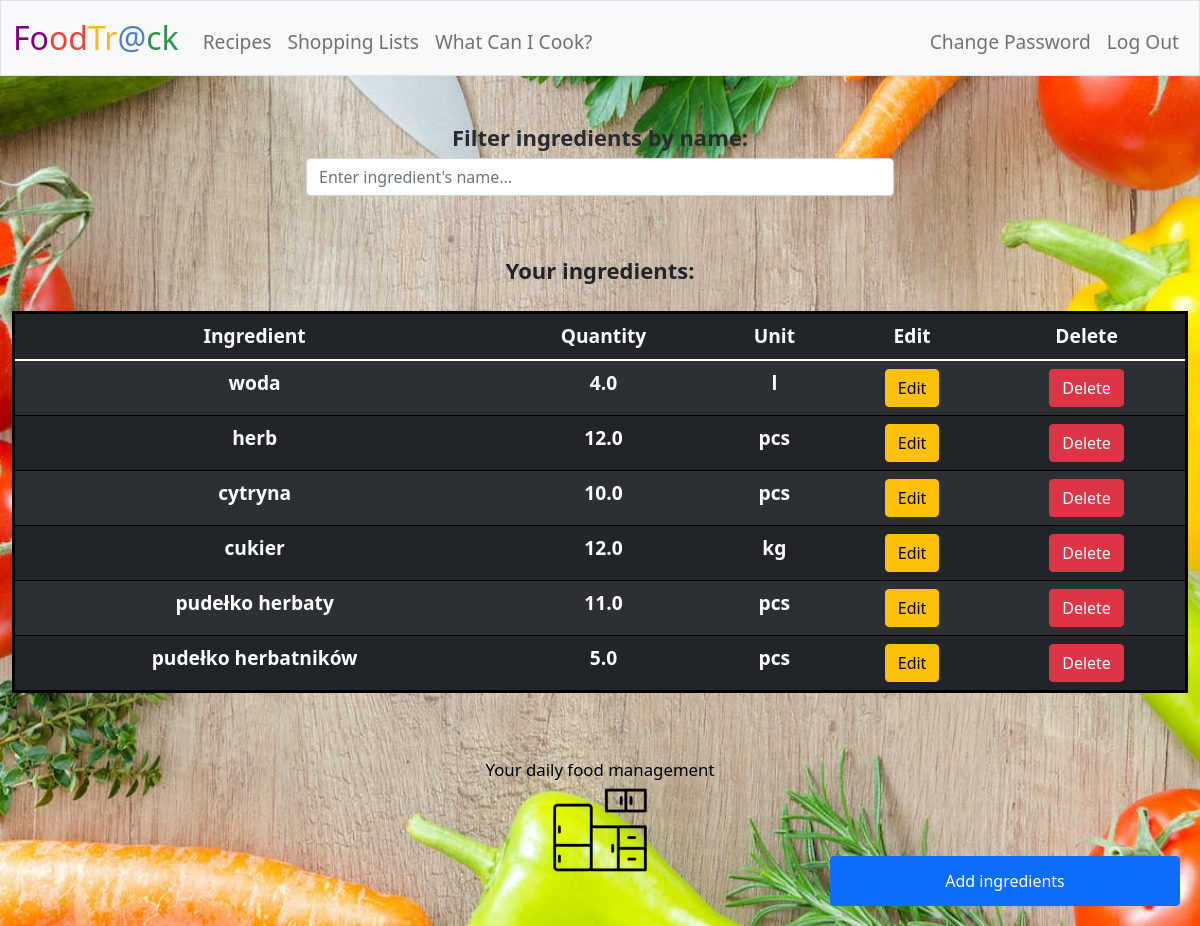
The page / (signed in) on the database its author committed.
### tables this page shows
CREATE TABLE ingredients (
    id INTEGER PRIMARY KEY AUTOINCREMENT NOT NULL,
    name VARCHAR NOT NULL,
    unit VARCHAR DEFAULT "pcs" NOT NULL,
    UNIQUE(name, unit));

CREATE TABLE fridges (
    id INTEGER PRIMARY KEY AUTOINCREMENT NOT NULL,
    user_id INTEGER NOT NULL,
    ingredient_id INTEGER UNIQUE NOT NULL,
    quantity REAL DEFAULT 1 NOT NULL,
        FOREIGN KEY(user_id) REFERENCES users(id),
        FOREIGN KEY(ingredient_id) REFERENCES ingredients(id),
        UNIQUE(user_id, ingredient_id));

### app.py (the view, shortened to what this page needs)
@app.route("/", methods = ["GET", "POST"])
@login_required
def index():
    user_id = session["user_id"]
    if request.method == "GET":
        fridge_db = db.execute("SELECT ingredient_id, quantity FROM fridges WHERE user_id = ?", user_id)
        content_db = []
        for item in range(len(fridge_db)):
            content = db.execute("SELECT name, unit FROM ingredients WHERE id = ?", \
                                fridge_db[item]["ingredient_id"])[0]
            content["quantity"] = fridge_db[item]["quantity"]
            content_db.append(content)
        return render_template("index.html", content_db=content_db, items=range(len(content_db)), fridge_db=fridge_db)

### app.py (called while the page is built)
@app.after_request
def after_request(response):
    response.headers["Cache-Control"] = "no-cache, no-store, must-revalidate"
    response.headers["Expires"] = 0
    response.headers["Pragma"] = "no-cache"
    return response

### helpers.py (called while the page is built)
def login_required(f):
    @wraps(f)
    def decorated_function(*args, **kwargs):
        if session.get("user_id") is None:
            return redirect("/login")
        return f(*args, **kwargs)
    return decorated_function

### templates/index.html (shortened to what this page needs)
{% extends "layout.html" %}
{% block main %}
<label id="filter" for="myInput"><h4 id="filter"><strong>Filter ingredients by name:</strong></h4></label>
<input class="form-control mx-auto w-50" type="text" id="myInput" onkeyup="myFunction()" placeholder="Enter ingredient's name...">
<table class="table table-striped table-dark lower" id="ingTable">
  <caption class="table caption-top">Your ingredients:</caption>
    <thead>
      <tr>
        <th scope="col">Ingredient</th>
        <th scope="col">Quantity</th>
        <th scope="col">Unit</th>
        <th scope="col">Edit</th>
        <th scope="col">Delete</th>
      </tr>
    </thead>
    <tbody>
        {% for item in items %}
      <tr>
        <td>{{ content_db[item]["name"] }}</td>
        <td>{{ content_db[item]["quantity"] }}</td>
        <td>{{ content_db[item]["unit"] }}</td>
        <td>
          <form action="/" method="post" id="form">
            <button class="btn btn-warning" type="submit" onclick="getQuantity('{{ item }}')">Edit</button>
          </form>
        </td>
        <td>
          <form action="/" method="post" onsubmit="return confirm('Ingredient will be deleted, do you wish to continue?');">
            <button  class="btn btn-danger" type="submit" >Delete</button>
          </form>
        </td>
      </tr>
      {% endfor %}
    </tbody>
  </table>
  <div class="fixed">
    <form action="/add_ings">
      <button class="btn btn-primary corner" type="submit">Add ingredients</button>
    </form>
  </div>
{% endblock %}

### templates/layout.html (shortened to what this page needs)
<!DOCTYPE html>
<html lang="en">
    <head>
        <link href="https://cdn.jsdelivr.net/npm/bootstrap@5.1.3/dist/css/bootstrap.min.css" rel="stylesheet">
        <link href="/static/styles.css" rel="stylesheet">
    </head>
    <body>
        <nav class="bg-light border navbar navbar-expand-md navbar-light">
            <div class="container-fluid">
                <a class="navbar-brand" href="/"><span class="purple">Fo</span><span class="red">od</span><span class="yellow">Tr</span><span class="blue">@</span><span class="green">ck</span></a>
                <div class="collapse navbar-collapse" id="navbar">
                    {% if session["user_id"] %}
                        <ul class="navbar-nav me-auto mt-2">
                            <li class="nav-item"><a class="nav-link" href="/recipes">Recipes</a></li>
                            <li class="nav-item"><a class="nav-link" href="/lists">Shopping Lists</a></li>
                            <li class="nav-item"><a class="nav-link" href="/what_can_i_cook">What Can I Cook?</a></li>
                        </ul>
                        <ul class="navbar-nav ms-auto mt-2">
                            <li class="nav-item"><a class="nav-link" href="/change_password">Change Password</a></li>
                            <li class="nav-item"><a class="nav-link" href="/logout">Log Out</a></li>
                        </ul>
                    {% else %}
                        <ul class="navbar-nav ms-auto mt-2">
                            <li class="nav-item"><a class="nav-link" href="/register">Register</a></li>
                            <li class="nav-item"><a class="nav-link" href="/login">Log In</a></li>
                        </ul>
                    {% endif %}
                </div>
            </div>
        </nav>
        <main class="container-fluid py-5 text-center">
            {% block main %}{% endblock %}
        </main>
        <footer class="mb-5 small text-center">
            Your daily food management
            <br>
            <img src="static/fridge.ico" id="icon">
        </footer>
    </body>
</html>

### static/styles.css (style rules this page uses)
body { background-image: url("/static/bg_food.jpeg"); background-repeat: no-repeat; background-attachment: fixed; background-size: 100% 100%; color: black; font-size: larger; }
.purple { color: #800080; }
nav .navbar-brand { font-size: xx-large; }
nav .navbar-brand .blue { color: #537fbe; }
nav .navbar-brand .red { color: #ea433b; }
nav .navbar-brand .yellow { color: #f5b82e; }
nav .navbar-brand .green { color: #2e944b; }
div.fixed { position: fixed; bottom: 20px; right: 20px; width: 300px; }
table.table { border: 3px solid black; font-weight: bold; }
.corner { position: fixed; bottom: 20px; right: 20px; width: 350px; height: 50px; }
caption { text-align:center; caption-side:top; color: #292b2c; font-size: 22px; }
.lower { margin-top: 50px; }
h4 { color: white; }
h4#filter { color:#292b2c; font-size: 22px; }

### rows shown on the page
ingredients: name "woda", unit "l"
fridges: quantity "4.0"
ingredients: name "herb", unit "pcs"
fridges: quantity "12.0"
ingredients: name "cytryna", unit "pcs"
fridges: quantity "10.0"
ingredients: name "cukier", unit "kg"
fridges: quantity "12.0"
ingredients: name "pudełko herbaty", unit "pcs"
fridges: quantity "11.0"
ingredients: name "pudełko herbatników", unit "pcs"
fridges: quantity "5.0"
